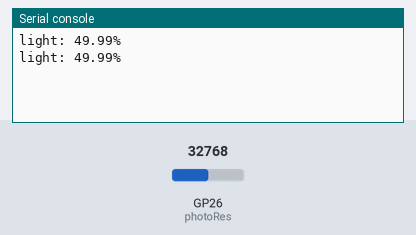
The program below on a simulated Raspberry Pi Pico running MicroPython. On the bench: the last lines printed to the serial console. Inputs (shaded band) come from the test bench; at power-on: GP26 (photoRes) = 32768 (analog values on the 0–65535 scale).

Above: at 1.2 s.
1.3 s: GP26 (photoRes) set to 45874
At 2.6 s:
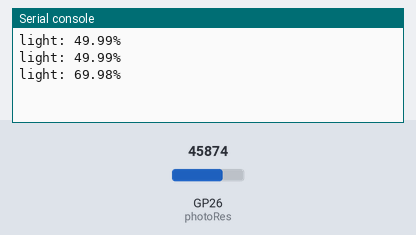
2.8 s: GP26 (photoRes) set to 57670
At 3.7 s:
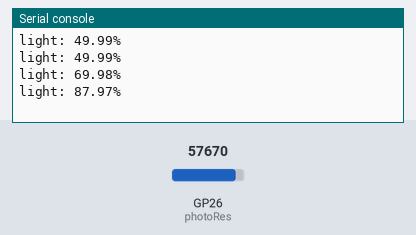
Timing chart, 0 to 5.8 s (numbered marks = the images above; inputs shaded):
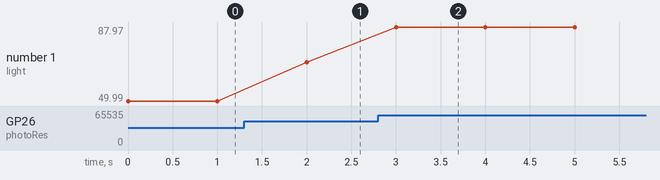

The program:

LDR_On_Site.py
```python
from machine import ADC, Pin
from time import sleep

photoPIN = 26

def readLight(photoGP):
    photoRes = ADC(Pin(26))
    light = photoRes.read_u16()
    light = round(light/65553*100,2)
    return light

while True:
    print("light: " + str(readLight(photoPIN))+"%")
    sleep(1)
```

Measured:
- after the input at 1.3 s, the serial console: prints a new line after 0.70 s (image 1)
- after the input at 2.8 s, the serial console: prints a new line after 0.20 s (image 2)
- plotted number 1: 49.99 → 69.98 after the input at 1.3 s, 69.98 → 87.97 after the input at 2.8 s
